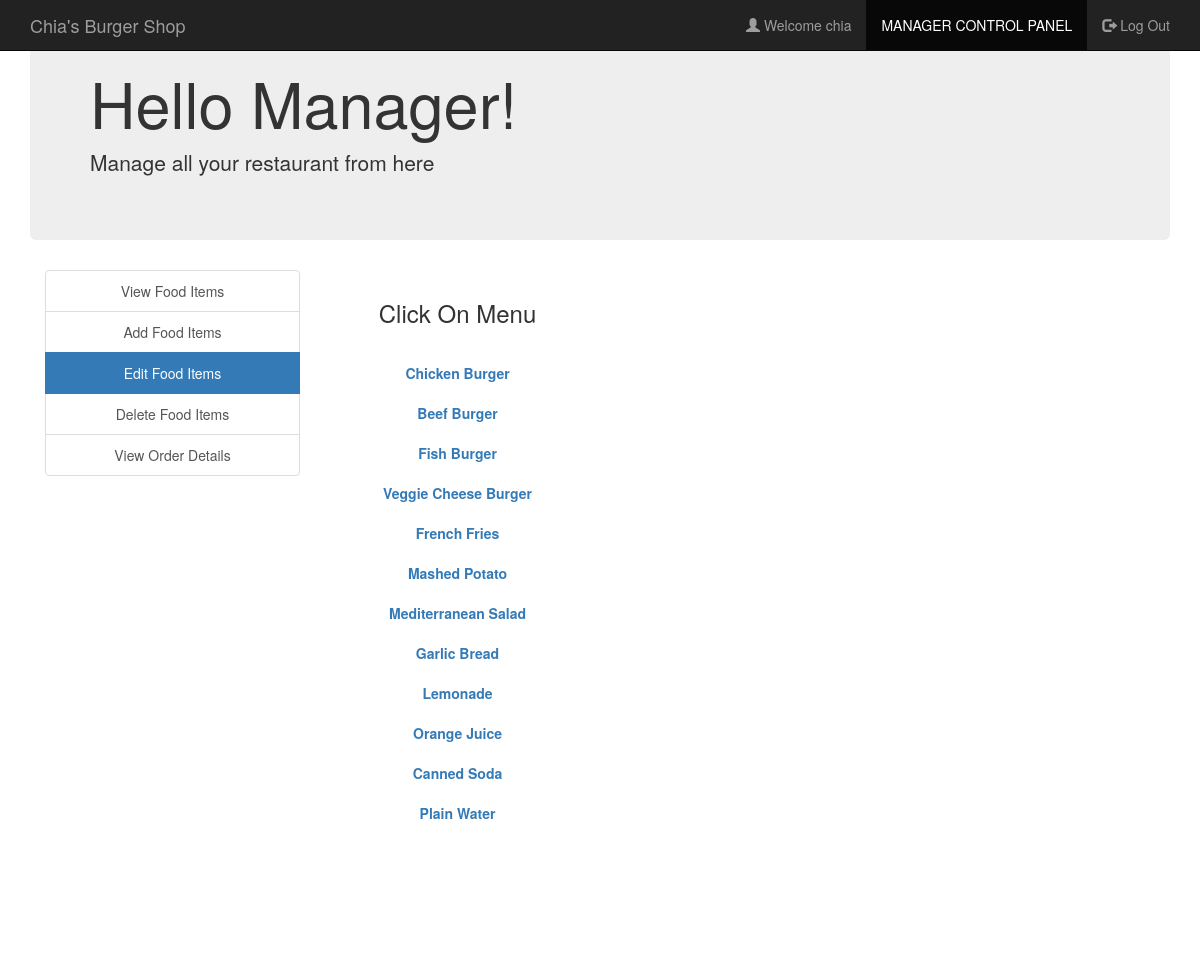
Page /editfooditem.php (signed in) on the committed database.
### tables this page shows
CREATE TABLE `food` (
  `food_id` int(30) NOT NULL,
  `food_name` varchar(30) NOT NULL,
  `food_price` int(30) NOT NULL,
  `images_path` varchar(200) NOT NULL,
  `options` varchar(10) NOT NULL DEFAULT 'Enable',
  `manager_id_fk` int(10) NOT NULL
);

### editfooditem.php (the view, shortened to what this page needs)
<?php
include('config.php');
?>
<html>
    <head>
    </head>
    <link rel="stylesheet" href="http://maxcdn.bootstrapcdn.com/bootstrap/3.3.5/css/bootstrap.min.css">
    <body>
      <nav class="navbar navbar-inverse navbar-fixed-top navigation-clean-search" role="navigation">
      <div class="container">
        <div class="navbar-header">
          <a class="navbar-brand" href="manager.php">Chia's Burger Shop</a>
        </div>
        <div class="collapse navbar-collapse " id="myNavbar">
      <ul class="nav navbar-nav navbar-right">
            <li><a href="manager.php"><span class="glyphicon glyphicon-user"></span> Welcome <?php echo $_SESSION['manager_name']; ?> </a></li>
            <li class="active"> <a href="manager.php">MANAGER CONTROL PANEL</a></li>
            <li><a href="logout.php"><span class="glyphicon glyphicon-log-out"></span> Log Out </a></li>
          </ul>
        </div>
    </nav>
<div class="container">
    <div class="jumbotron">
     <h1>Hello Manager! </h1>
     <p>Manage all your restaurant from here</p>
    </div>
    </div>
<div class="container">
      <div class="col-xs-3" style="text-align: center;">
      <div class="list-group">
        <a href="manager.php" class="list-group-item ">View Food Items</a>
        <a href="addfooditem.php" class="list-group-item ">Add Food Items</a>
        <a href="editfooditem.php" class="list-group-item active">Edit Food Items</a>
        <a href="deletefooditem.php" class="list-group-item ">Delete Food Items</a>
        <a href="vieworderdetail.php" class="list-group-item ">View Order Details</a>
      </div>
    </div>
<div class="col-xs-3">
  <div class="form-area" style="padding: 10px 10px 110px 10px; ">
    <div style="text-align: center;">
      <h3>Click On Menu <br><br></h3>
    </div>
            <?PHP
    $query = mysqli_query($con, "SELECT * FROM food WHERE options = 'Enable' ORDER BY food_id");
    while ($row = mysqli_fetch_array($query)) {
      ?>
      <div class="list-group" style="text-align: center;">
        <?php
      echo "<b><a href='editfooditem.php?update= {$row['food_id']}'>{$row['food_name']}</a></b>";
        ?>
      </div>
    <?php
    }
    ?>
  </div>
</div>
</div>
  </body>
<br>
</html>

### rows in the picture
food: food_name "Chicken Burger"
food: food_name "Beef Burger"
food: food_name "Fish Burger"
food: food_name "Veggie Cheese Burger"
food: food_name "French Fries"
food: food_name "Mashed Potato"
food: food_name "Mediterranean Salad"
food: food_name "Garlic Bread"
food: food_name "Lemonade"
food: food_name "Orange Juice"
food: food_name "Canned Soda"
food: food_name "Plain Water"

### other values in the picture
$_SESSION['manager_name'] "chia"
